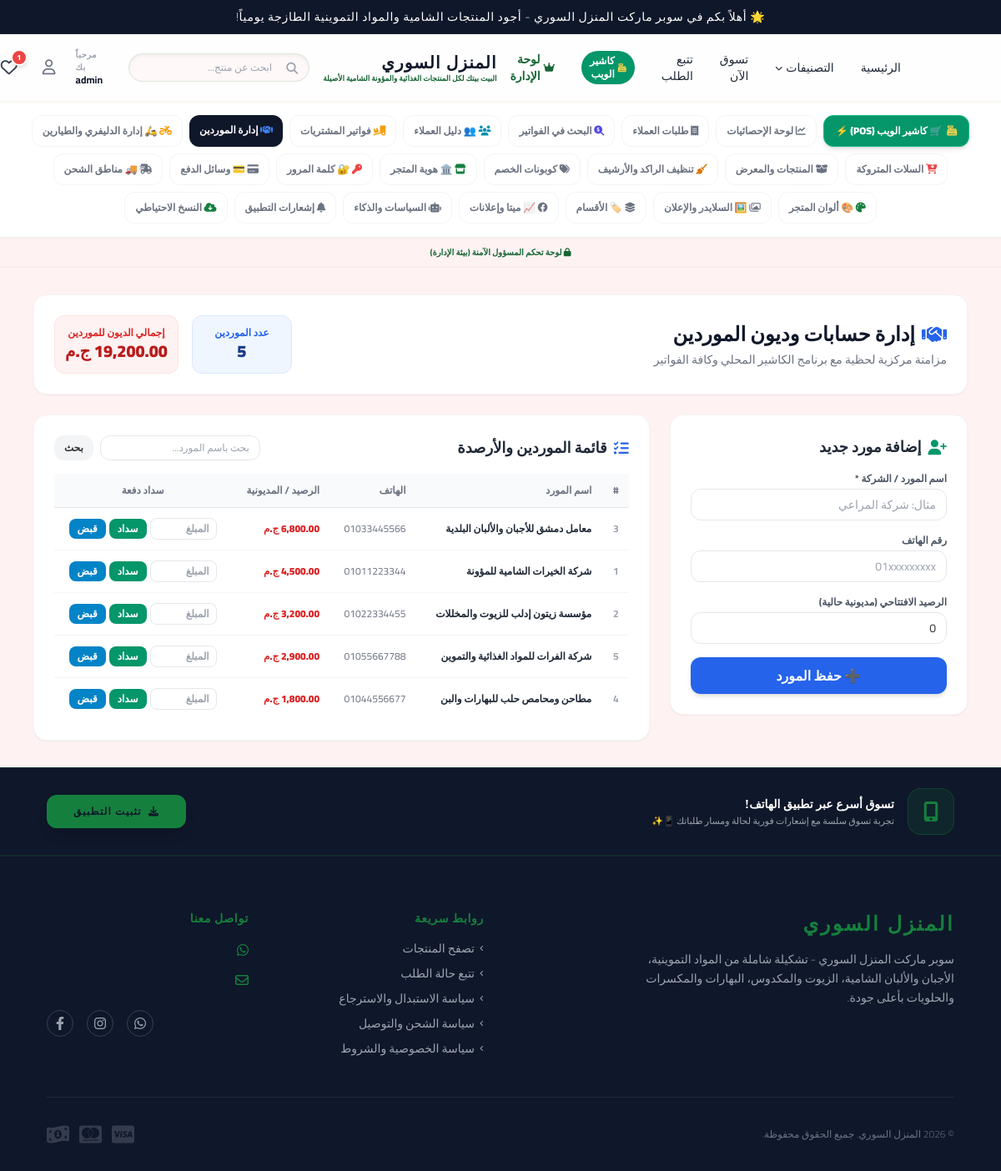
Page /admin_suppliers.php (signed in) on the committed database.
### tables this page shows
CREATE TABLE suppliers (
                id INTEGER PRIMARY KEY AUTOINCREMENT,
                name VARCHAR(150) NOT NULL UNIQUE,
                phone VARCHAR(50) DEFAULT NULL,
                balance DECIMAL(10,2) DEFAULT 0.00,
                created_at TIMESTAMP DEFAULT CURRENT_TIMESTAMP
            , supplier_code VARCHAR(50) DEFAULT NULL);

### admin_suppliers.php (the view, shortened to what this page needs)
<?php
require_once 'config.php';
try {
    $pdo->exec("CREATE TABLE IF NOT EXISTS suppliers (
        id INT AUTO_INCREMENT PRIMARY KEY,
        name VARCHAR(255) NOT NULL,
        phone VARCHAR(50) DEFAULT NULL,
        balance DECIMAL(12, 2) DEFAULT 0.00,
        created_at DATETIME DEFAULT CURRENT_TIMESTAMP
    ) ENGINE=InnoDB DEFAULT CHARSET=utf8mb4;");
} catch (Exception $e) {}
$search = trim($_GET['search'] ?? '');
if (!empty($search)) {
    $stmt = $pdo->prepare("SELECT * FROM suppliers WHERE name LIKE ? OR phone LIKE ? ORDER BY name ASC");
    $stmt->execute(["%$search%", "%$search%"]);
} else {
    $stmt = $pdo->query("SELECT * FROM suppliers ORDER BY balance DESC, name ASC");
}
$suppliers = $stmt->fetchAll(PDO::FETCH_ASSOC);
$total_debt = $pdo->query("SELECT COALESCE(SUM(balance), 0) FROM suppliers")->fetchColumn() ?: 0;
$suppliers_count = count($suppliers);
include 'header.php';
include 'admin_nav.php';
?>
<div class="container mx-auto max-w-6xl px-4 py-8">
    <div class="flex flex-col md:flex-row justify-between items-center gap-4 mb-6 bg-white p-6 rounded-2xl shadow-sm border border-gray-100">
        <div>
            <h1 class="text-2xl font-black text-royal-charcoal flex items-center gap-2">
                <i class="fa-solid fa-handshake text-blue-600"></i> إدارة حسابات وديون الموردين
            </h1>
            <p class="text-gray-500 text-sm mt-1">مزامنة مركزية لحظية مع برنامج الكاشير المحلي وكافة الفواتير</p>
        </div>
        <div class="flex gap-4">
            <div class="bg-blue-50 border border-blue-100 rounded-xl p-3 text-center min-w-[120px]">
                <span class="text-xs text-blue-600 font-bold block">عدد الموردين</span>
                <span class="text-xl font-black text-blue-900"><?php echo $suppliers_count; ?></span>
            </div>
            <div class="bg-red-50 border border-red-100 rounded-xl p-3 text-center min-w-[140px]">
                <span class="text-xs text-red-600 font-bold block">إجمالي الديون للموردين</span>
                <span class="text-xl font-black text-red-700"><?php echo number_format($total_debt, 2); ?> ج.م</span>
            </div>
        </div>
    </div>
    <div class="grid grid-cols-1 lg:grid-cols-3 gap-6">
        <div class="bg-white p-6 rounded-2xl shadow-sm border border-gray-100 h-fit">
            <h2 class="text-lg font-bold text-gray-800 mb-4 flex items-center gap-2">
                <i class="fa-solid fa-user-plus text-emerald-600"></i> إضافة مورد جديد
            </h2>
            <form method="POST" class="space-y-4">
                <div>
                    <label class="block text-xs font-bold text-gray-600 mb-1">اسم المورد / الشركة *</label>
                    <input type="text" name="name" required class="w-full border rounded-xl px-3 py-2 text-sm focus:outline-none focus:border-blue-500" placeholder="مثال: شركة المراعي">
                </div>
                <div>
                    <label class="block text-xs font-bold text-gray-600 mb-1">رقم الهاتف</label>
                    <input type="text" name="phone" class="w-full border rounded-xl px-3 py-2 text-sm focus:outline-none focus:border-blue-500" placeholder="01xxxxxxxxx">
                </div>
                <div>
                    <label class="block text-xs font-bold text-gray-600 mb-1">الرصيد الافتتاحي (مديونية حالية)</label>
                    <input type="number" step="0.01" name="balance" value="0" class="w-full border rounded-xl px-3 py-2 text-sm focus:outline-none focus:border-blue-500">
                </div>
                <button type="submit" name="add_supplier" class="w-full bg-blue-600 hover:bg-blue-700 text-white font-bold py-2.5 rounded-xl shadow-md transition-all">
                    ➕ حفظ المورد
                </button>
            </form>
        </div>
        <div class="lg:col-span-2 bg-white p-6 rounded-2xl shadow-sm border border-gray-100">
            <div class="flex flex-col sm:flex-row justify-between items-center gap-3 mb-4">
                <h2 class="text-lg font-bold text-gray-800 flex items-center gap-2">
                    <i class="fa-solid fa-list-check text-blue-600"></i> قائمة الموردين والأرصدة
                </h2>
                <form method="GET" class="flex gap-2 w-full sm:w-auto">
                    <input type="text" name="search" value="<?php echo htmlspecialchars($search); ?>" placeholder="بحث باسم المورد..." class="border rounded-xl px-3 py-1.5 text-xs w-full sm:w-48">
                    <button type="submit" class="bg-gray-100 hover:bg-gray-200 px-3 py-1.5 rounded-xl text-xs font-bold">بحث</button>
                </form>
            </div>
            <div class="overflow-x-auto">
                <table class="w-full text-right text-xs">
                    <thead class="bg-gray-50 text-gray-500 font-bold border-b">
                        <tr>
                            <th class="py-3 px-3">#</th>
                            <th class="py-3 px-3">اسم المورد</th>
                            <th class="py-3 px-3">الهاتف</th>
                            <th class="py-3 px-3">الرصيد / المديونية</th>
                            <th class="py-3 px-3 text-center">سداد دفعة</th>
                        </tr>
                    </thead>
                    <tbody class="divide-y divide-gray-100">
                        <?php if (empty($suppliers)): ?>
                            <tr><td colspan="5" class="text-center py-6 text-gray-400">لا يوجد موردين مسجلين بعد.</td></tr>
                        <?php else: ?>
                            <?php foreach ($suppliers as $s): ?>
                                <tr class="hover:bg-gray-50/80 transition-colors">
                                    <td class="py-3 px-3 font-bold text-gray-400"><?php echo $s['id']; ?></td>
                                    <td class="py-3 px-3 font-black text-gray-800"><?php echo htmlspecialchars($s['name']); ?></td>
                                    <td class="py-3 px-3 text-gray-500"><?php echo htmlspecialchars($s['phone'] ?: '-'); ?></td>
                                    <td class="py-3 px-3 font-black <?php echo $s['balance'] > 0 ? 'text-red-600' : 'text-emerald-600'; ?>">
                                        <?php echo number_format($s['balance'], 2); ?> ج.م
                                    </td>
                                    <td class="py-3 px-3 text-center">
                                        <form method="POST" class="inline-flex gap-1 items-center">
                                            <input type="number" step="0.01" name="amount" placeholder="المبلغ" required class="w-20 border rounded-lg px-2 py-1 text-xs font-bold">
                                            <button type="submit" name="pay_supplier" class="bg-emerald-600 hover:bg-emerald-700 text-white font-bold px-2.5 py-1 rounded-lg text-xs" title="صرف وسداد دفعة للمورد">
                                                سداد
                                            </button>
                                            <button type="submit" name="receive_supplier" class="bg-sky-600 hover:bg-sky-700 text-white font-bold px-2.5 py-1 rounded-lg text-xs" title="قبض مبالغ من المورد وتوريدها للخزينة">
                                                قبض
                                            </button>
                                        </form>
                                    </td>
                                </tr>
                            <?php endforeach; ?>
                        <?php endif; ?>
                    </tbody>
                </table>
            </div>
        </div>
    </div>
</div>
<?php include 'footer.php'; ?>

### rows in the picture
suppliers: id "3", name "معامل دمشق للأجبان والألبان البلدية", phone "01033445566", balance "6,800.00"
suppliers: id "1", name "شركة الخيرات الشامية للمؤونة", phone "01011223344", balance "4,500.00"
suppliers: id "2", name "مؤسسة زيتون إدلب للزيوت والمخللات", phone "01022334455", balance "3,200.00"
suppliers: id "5", name "شركة الفرات للمواد الغذائية والتموين", phone "01055667788", balance "2,900.00"
suppliers: id "4", name "مطاحن ومحامص حلب للبهارات والبن", phone "01044556677", balance "1,800.00"

### other values in the picture
$announcement_bar "🌟 أهلاً بكم في سوبر ماركت المنزل السوري - أجود المنتجات الشامية والمواد التموينية الطازجة يومياً!"
$settings['store_name'] "المنزل السوري"
$settings['store_tagline'] "البيت بيتك لكل المنتجات الغذائية والمؤونة الشامية الأصيلة"
$_SESSION['username'] "admin"
$wishlist_count "1"
$suppliers_count "5"
$total_debt "19,200.00"
$f_store_name "المنزل السوري"
$f_store_description "سوبر ماركت المنزل السوري - تشكيلة شاملة من المواد التموينية، الأجبان والألبان الشامية، الزيوت والمكدوس، البهارات والمكسرات والحلويات بأعلى جودة."
